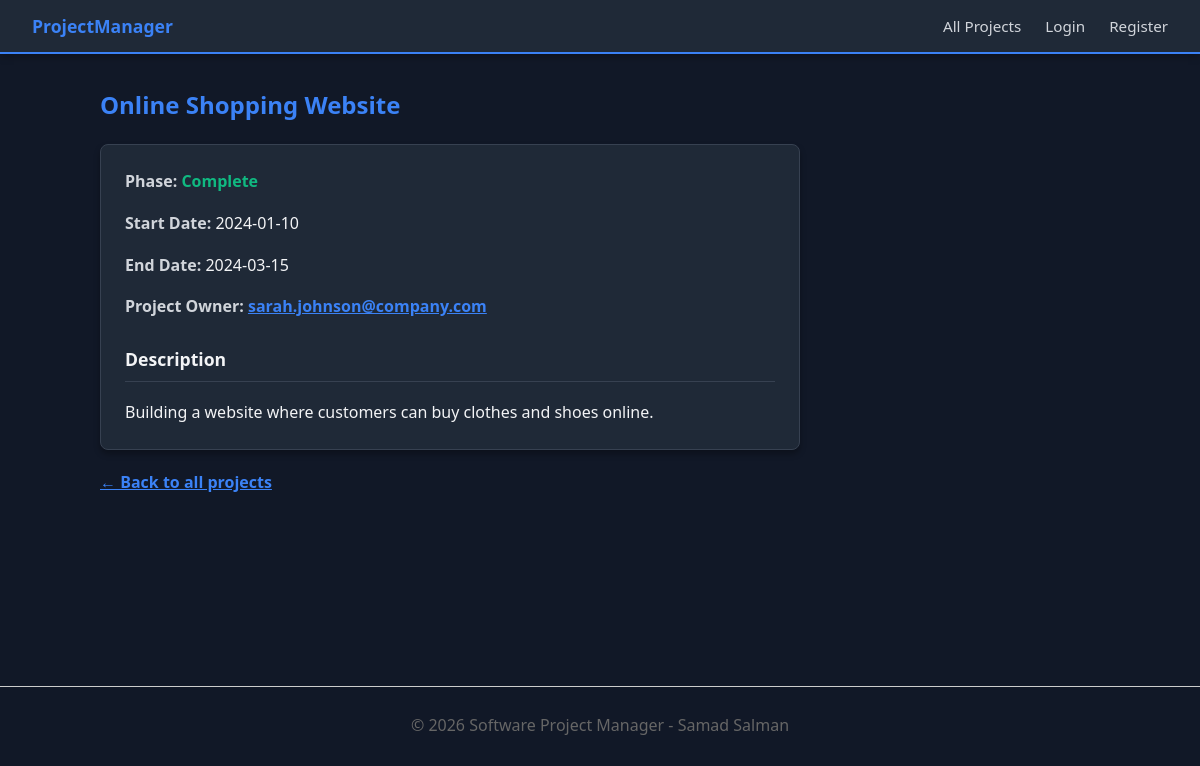
/project.php?id=1, run on an earlier commit of the app's database.
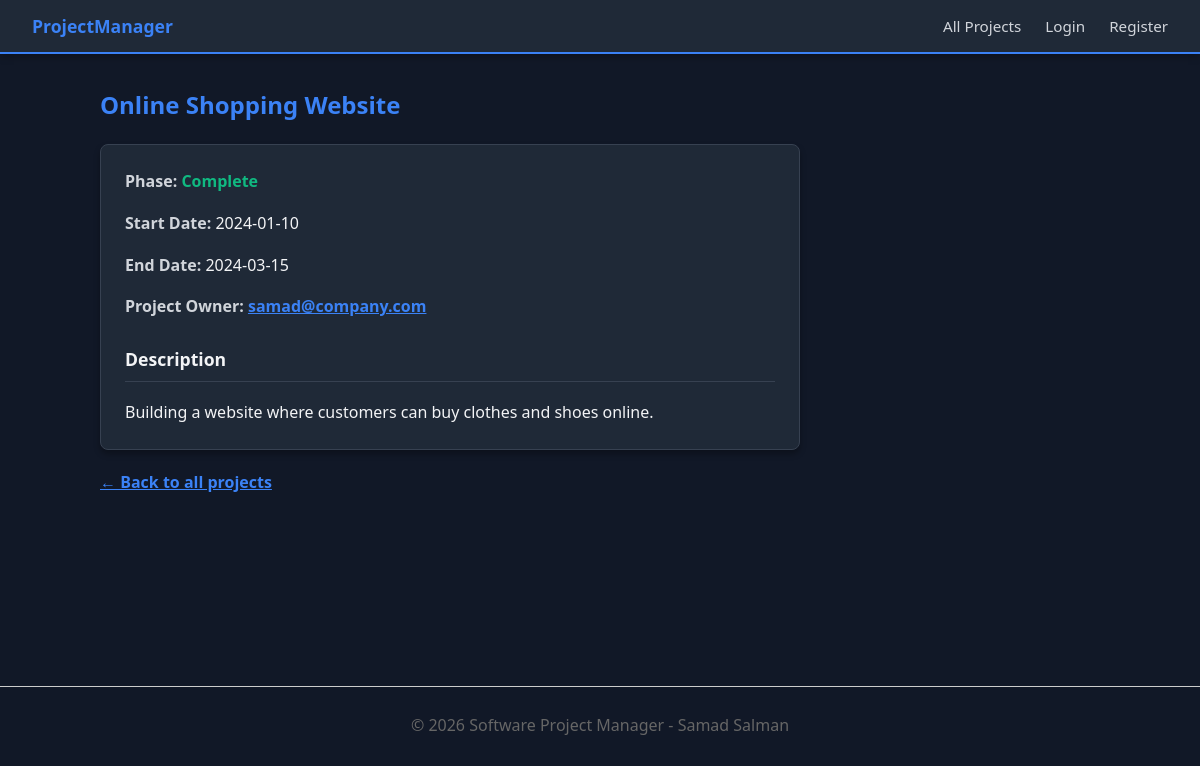
And on a later commit of the database.
### tables this page shows
CREATE TABLE `projects` (
  `pid` int(11) NOT NULL,
  `title` varchar(100) NOT NULL,
  `start_date` date NOT NULL,
  `end_date` date DEFAULT NULL,
  `short_description` text DEFAULT NULL,
  `phase` enum('design','development','testing','deployment','complete') NOT NULL,
  `uid` int(11) NOT NULL
);

CREATE TABLE `users` (
  `uid` int(11) NOT NULL,
  `username` varchar(50) NOT NULL,
  `password` varchar(255) NOT NULL,
  `email` varchar(100) NOT NULL
);

### project.php (the view, shortened to what this page needs)
<?php
require_once 'includes/db.php';
$project_id = $_GET['id'];
$stmt = $pdo->prepare("
    SELECT p.title, p.start_date, p.end_date, p.short_description, p.phase, u.email
    FROM projects p
    JOIN users u ON p.uid = u.uid
    WHERE p.pid = ?
");
$stmt->execute([$project_id]);
$project = $stmt->fetch();
require_once 'includes/header.php';
?>
<?php if ($project): ?>
    <div style="max-width: 700px;">
        <h2 style="color: var(--primary);"><?php echo htmlspecialchars($project['title']); ?></h2>
        <div style="background: var(--surface); padding: 1.5rem; border-radius: 8px; border: 1px solid var(--border); box-shadow: 0 4px 6px rgba(0,0,0,0.3);">
            <p style="margin-top: 0;">
                <strong style="color: var(--text-light);">Phase:</strong>
                <span style="text-transform: capitalize; color: var(--accent); font-weight: bold;">
                    <?php echo htmlspecialchars($project['phase']); ?>
                </span>
            </p>
            <p>
                <strong style="color: var(--text-light);">Start Date:</strong>
                <?php echo htmlspecialchars($project['start_date']); ?>
            </p>
            <p>
                <strong style="color: var(--text-light);">End Date:</strong>
                <?php echo $project['end_date'] ? htmlspecialchars($project['end_date']) : '<em style="color: #9CA3AF;">Ongoing / Not specified</em>'; ?>
            </p>
            <p>
                <strong style="color: var(--text-light);">Project Owner:</strong>
                <a href="mailto:<?php echo htmlspecialchars($project['email']); ?>">
                    <?php echo htmlspecialchars($project['email']); ?>
                </a>
            </p>
            <h3 style="margin-top: 25px; border-bottom: 1px solid var(--border); padding-bottom: 8px; font-size: 1.1rem;">Description</h3>
            <p style="white-space: pre-wrap; line-height: 1.6; margin-bottom: 0; color: var(--text);"><?php echo htmlspecialchars($project['short_description']); ?></p>
        </div>
        <div style="margin-top: 20px;">
            <a href="index.php">&larr; Back to all projects</a>
        </div>
    </div>
<?php else: ?>
    <h2>Project Not Found</h2>
    <p>The project you are looking for does not exist or has been removed.</p>
    <a href="index.php">Return to homepage</a>
<?php endif; ?>
<?php require_once 'includes/footer.php'; ?>

### includes/header.php (shortened to what this page needs)
<!DOCTYPE html>
<html lang="en">
<head>
</head>
<body>
    <nav>
        <a href="index.php" class="logo">ProjectManager</a>
        <a href="index.php">All Projects</a>
        <?php if (isset($_SESSION['uid'])): ?>
            <a href="dashboard.php">My Dashboard</a>
            <a href="logout.php">Logout</a>
        <?php else: ?>
            <a href="login.php">Login</a>
            <a href="register.php">Register</a>
        <?php endif; ?>
    </nav>
    <main>

### includes/footer.php
</main>
    <footer style="margin-top: 40px; border-top: 1px solid #ccc; padding-top: 10px; text-align: center; color: #666;">
        <p>&copy; 2026 Software Project Manager - Samad Salman</p>
    </footer>
</body>
</html>

### includes/header.php (style rules this page uses)
:root { --primary: #3B82F6; --primary-hover: #1D4ED8; --bg: #111827; --surface: #1F2937; --text: #F3F4F6; --text-light: #D1D5DB; --border: #374151; --accent: #10B981; }
body { font-family: 'Segoe UI', system-ui, sans-serif; background-color: var(--bg); color: var(--text); line-height: 1.6; margin: 0; padding: 0; }
main { max-width: 1000px; margin: 2rem auto; padding: 0 1.5rem; min-height: 70vh; }
h1, h2, h3 { color: var(--text); margin-top: 0; }
nav { background-color: var(--surface); padding: 0.75rem 2rem; box-shadow: 0 2px 8px rgba(0, 0, 0, 0.3); display: flex; align-items: center; gap: 1.5rem; border-bottom: 2px solid var(--primary); }
.logo { font-size: 1.1rem; font-weight: 700; color: var(--primary); margin-right: auto; text-decoration: none; }
nav a:not(.logo) { text-decoration: none; color: var(--text-light); font-weight: 500; font-size: 0.95rem; transition: color 0.2s ease; }
a { color: var(--primary); font-weight: 600; }

What changed in the data, as far as the page shows it:
changed through a linked row, projects "Online Shopping Website": uid.email "sarah.johnson@company.com" → "samad@company.com"
